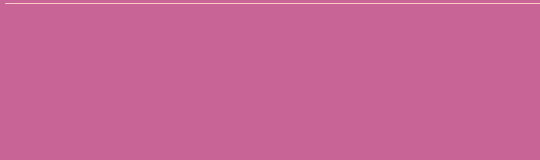
Frame 1 (no input)
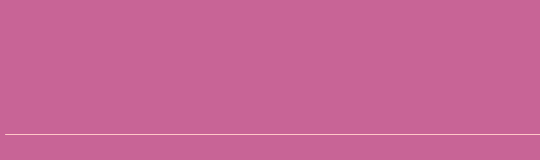
Frame 60 (the mouse pressed at the canvas centre just before this capture)
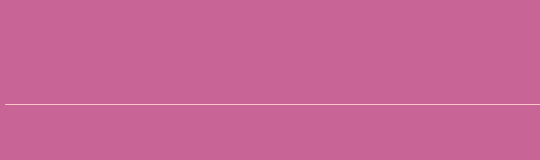
Frame 120 (the mouse held since frame 60 and released just before this capture)

The Processing sketch that drew these frames (run headless with seeded random() and noise(); from frame 60 on, the mouse is pressed at the canvas centre):

// Processing sketch: processing_96692
// ── processing_96692.pde

float a;

void setup() {
  size(540, 160);
  stroke(255, 200, 200);
  a = height/50;
}

void draw() {
  background(200, 100, 150);
  line(5, a, width, a);  
  a = a - 0.5;
  if (a < 0) { 
    a = height; 
  }
}
